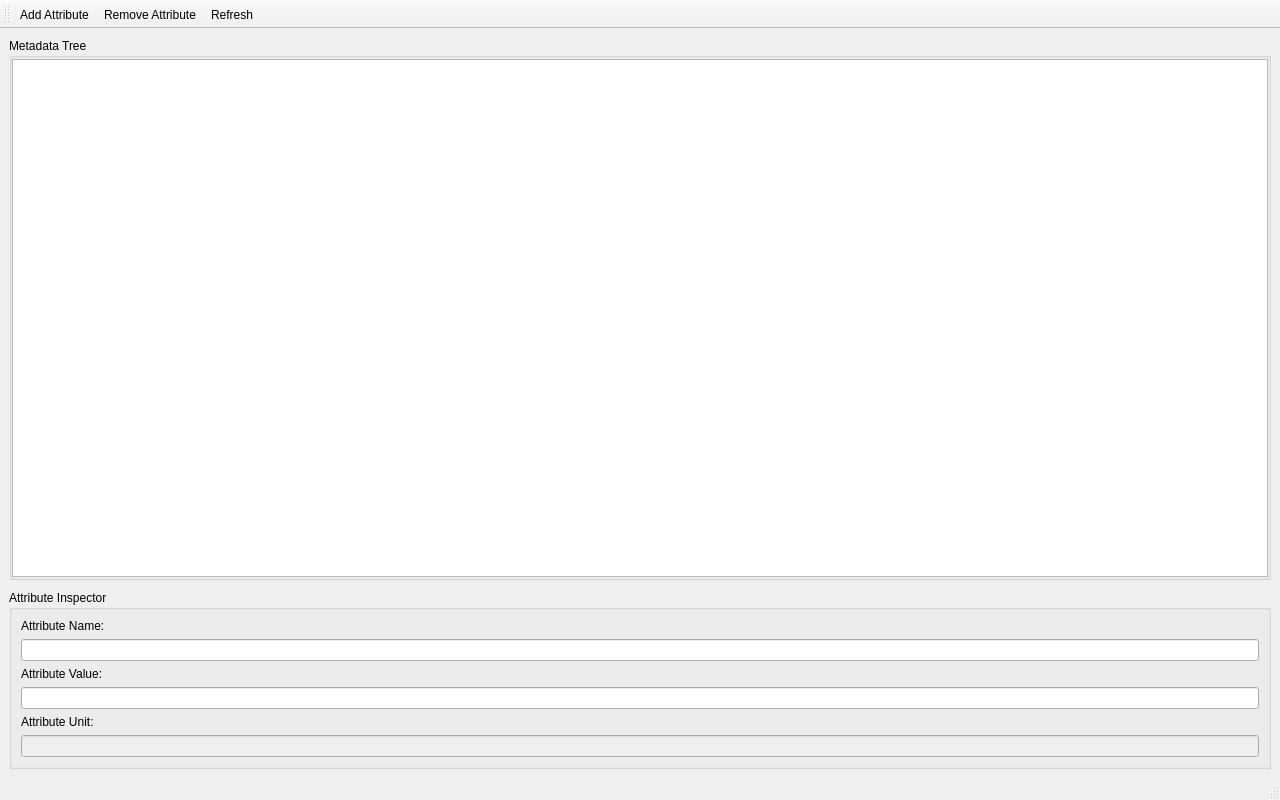
<?xml version="1.0" encoding="UTF-8"?>
<ui version="4.0">
 <class>RodsMetadataWindow</class>
 <widget class="QMainWindow" name="RodsMetadataWindow">
  <property name="geometry">
   <rect>
    <x>0</x>
    <y>0</y>
    <width>1280</width>
    <height>800</height>
   </rect>
  </property>
  <property name="windowTitle">
   <string>MainWindow</string>
  </property>
  <property name="toolButtonStyle">
   <enum>Qt::ToolButtonTextUnderIcon</enum>
  </property>
  <property name="animated">
   <bool>true</bool>
  </property>
  <property name="dockOptions">
   <set>QMainWindow::AnimatedDocks</set>
  </property>
  <property name="unifiedTitleAndToolBarOnMac">
   <bool>true</bool>
  </property>
  <widget class="QWidget" name="centralwidget">
   <property name="sizePolicy">
    <sizepolicy hsizetype="Preferred" vsizetype="Preferred">
     <horstretch>0</horstretch>
     <verstretch>0</verstretch>
    </sizepolicy>
   </property>
   <layout class="QVBoxLayout" name="verticalLayout_2">
    <property name="leftMargin">
     <number>0</number>
    </property>
    <property name="topMargin">
     <number>0</number>
    </property>
    <property name="rightMargin">
     <number>0</number>
    </property>
    <property name="bottomMargin">
     <number>0</number>
    </property>
    <item>
     <widget class="QWidget" name="verticalWidget" native="true">
      <layout class="QVBoxLayout" name="verticalLayout">
       <property name="spacing">
        <number>10</number>
       </property>
       <property name="sizeConstraint">
        <enum>QLayout::SetMaximumSize</enum>
       </property>
       <item>
        <widget class="QGroupBox" name="metaTreeBox">
         <property name="sizePolicy">
          <sizepolicy hsizetype="Preferred" vsizetype="Preferred">
           <horstretch>0</horstretch>
           <verstretch>0</verstretch>
          </sizepolicy>
         </property>
         <property name="title">
          <string>Metadata Tree</string>
         </property>
         <property name="alignment">
          <set>Qt::AlignLeading|Qt::AlignLeft|Qt::AlignTop</set>
         </property>
         <layout class="QHBoxLayout" name="horizontalLayout">
          <property name="spacing">
           <number>2</number>
          </property>
          <property name="leftMargin">
           <number>0</number>
          </property>
          <property name="topMargin">
           <number>1</number>
          </property>
          <property name="rightMargin">
           <number>0</number>
          </property>
          <property name="bottomMargin">
           <number>0</number>
          </property>
          <item>
           <widget class="QTreeView" name="treeView">
            <property name="sizePolicy">
             <sizepolicy hsizetype="Preferred" vsizetype="Preferred">
              <horstretch>0</horstretch>
              <verstretch>0</verstretch>
             </sizepolicy>
            </property>
            <property name="baseSize">
             <size>
              <width>0</width>
              <height>0</height>
             </size>
            </property>
            <property name="frameShadow">
             <enum>QFrame::Sunken</enum>
            </property>
            <property name="alternatingRowColors">
             <bool>true</bool>
            </property>
            <property name="rootIsDecorated">
             <bool>true</bool>
            </property>
            <property name="uniformRowHeights">
             <bool>true</bool>
            </property>
            <property name="sortingEnabled">
             <bool>false</bool>
            </property>
           </widget>
          </item>
         </layout>
        </widget>
       </item>
       <item>
        <widget class="QGroupBox" name="metaEditBox">
         <property name="sizePolicy">
          <sizepolicy hsizetype="Preferred" vsizetype="Fixed">
           <horstretch>0</horstretch>
           <verstretch>0</verstretch>
          </sizepolicy>
         </property>
         <property name="title">
          <string>Attribute Inspector</string>
         </property>
         <layout class="QFormLayout" name="formLayout">
          <property name="labelAlignment">
           <set>Qt::AlignLeading|Qt::AlignLeft|Qt::AlignVCenter</set>
          </property>
          <property name="formAlignment">
           <set>Qt::AlignLeading|Qt::AlignLeft|Qt::AlignTop</set>
          </property>
          <item row="2" column="0">
           <widget class="QLabel" name="attrValueLabel">
            <property name="text">
             <string>Attribute Value:</string>
            </property>
           </widget>
          </item>
          <item row="0" column="0">
           <widget class="QLabel" name="attrNameLabel">
            <property name="text">
             <string>Attribute Name:</string>
            </property>
           </widget>
          </item>
          <item row="4" column="0">
           <widget class="QLabel" name="attrUnitLabel">
            <property name="text">
             <string>Attribute Unit:</string>
            </property>
           </widget>
          </item>
          <item row="1" column="0" colspan="2">
           <widget class="QLineEdit" name="attrNameField">
            <property name="enabled">
             <bool>true</bool>
            </property>
            <property name="focusPolicy">
             <enum>Qt::StrongFocus</enum>
            </property>
            <property name="inputMask">
             <string/>
            </property>
            <property name="text">
             <string/>
            </property>
            <property name="readOnly">
             <bool>true</bool>
            </property>
           </widget>
          </item>
          <item row="3" column="0" colspan="2">
           <widget class="QLineEdit" name="attrValueField"/>
          </item>
          <item row="5" column="0" colspan="2">
           <widget class="QLineEdit" name="attrUnitField">
            <property name="enabled">
             <bool>false</bool>
            </property>
           </widget>
          </item>
         </layout>
        </widget>
       </item>
      </layout>
     </widget>
    </item>
   </layout>
  </widget>
  <widget class="QStatusBar" name="statusbar"/>
  <widget class="QToolBar" name="toolBar">
   <property name="windowTitle">
    <string>toolBar</string>
   </property>
   <attribute name="toolBarArea">
    <enum>TopToolBarArea</enum>
   </attribute>
   <attribute name="toolBarBreak">
    <bool>false</bool>
   </attribute>
   <addaction name="actionAddAttribute"/>
   <addaction name="actionRemove_Attribute"/>
   <addaction name="actionRefresh"/>
  </widget>
  <action name="actionAddAttribute">
   <property name="text">
    <string>Add Attribute</string>
   </property>
  </action>
  <action name="actionRemove_Attribute">
   <property name="text">
    <string>Remove Attribute</string>
   </property>
  </action>
  <action name="actionRefresh">
   <property name="text">
    <string>Refresh</string>
   </property>
  </action>
 </widget>
 <resources/>
 <connections/>
</ui>
